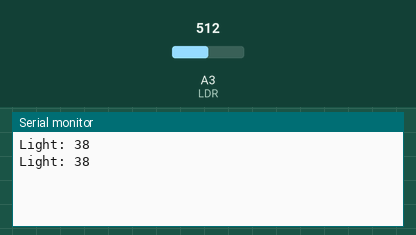
Recording of a sketch running on a simulated Arduino Uno, built with avr-gcc and run on an emulated ATmega328P. Shown: the last lines printed to the serial monitor. The inputs (shaded band) are chosen by the test bench; at power-on: A3 (LDR) = 512.

Above: at 1.8 s.
1.9 s: A3 (LDR) set to 716
At 2.8 s:
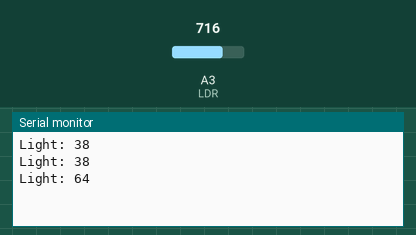
3.4 s: A3 (LDR) set to 900
At 4.6 s:
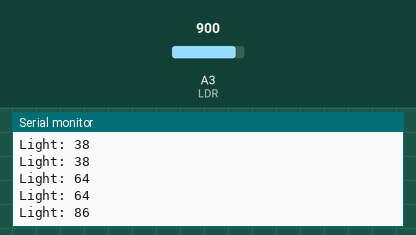
Timing chart, 0 to 6.4 s (numbered marks = the images above; inputs shaded):
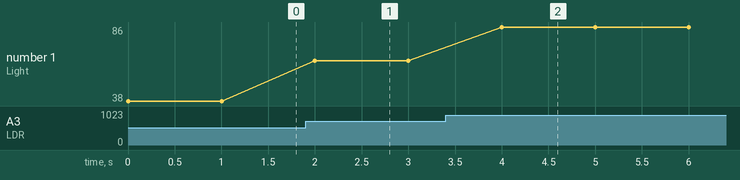

Measured:
- after the input at 1.9 s, the serial monitor: prints a new line after 0.10 s (image 1)
- after the input at 3.4 s, the serial monitor: prints a new line after 0.60 s (image 2)
- plotted number 1: 38 → 64 after the input at 1.9 s, 64 → 86 after the input at 3.4 s

The sketch:

Coding_Basics-LDR.ino
```cpp
//Input Pin Variables

const int LDR = A3;

//Other Variables

int light = 0; // variable to hold light level reading
int lightLevel = 0; // variable to hold mapped light level

//Void Setup - runs once at start

void setup()
{
   Serial.begin(9600); // Initialise Serial Monitor
   pinMode(LDR,INPUT); // Declaring the LDR pin as an input
}

//Void Loop - repeats forever

void loop()
{
   light = analogRead(LDR); // save current LDR value to variable
   Serial.print("Light: "); // print text to Serial Monitor
   lightLevel = map(light,200,1006,0,100); // maps reading to 0-100
   Serial.println(lightLevel); // print variable’s value and start a new line
   delay(1000); // delay for 1 seconds
}
```
